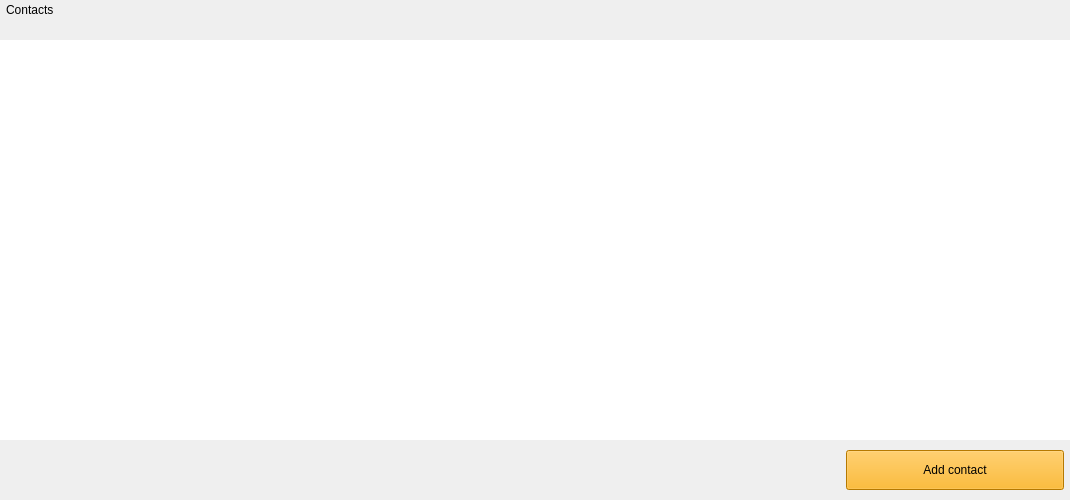
<?xml version="1.0" encoding="UTF-8"?>
<ui version="4.0">
 <class>AddressBookFrame</class>
 <widget class="QFrame" name="AddressBookFrame">
  <property name="geometry">
   <rect>
    <x>0</x>
    <y>0</y>
    <width>1070</width>
    <height>500</height>
   </rect>
  </property>
  <property name="windowTitle">
   <string>Frame</string>
  </property>
  <property name="frameShape">
   <enum>QFrame::NoFrame</enum>
  </property>
  <property name="frameShadow">
   <enum>QFrame::Plain</enum>
  </property>
  <layout class="QVBoxLayout" name="verticalLayout">
   <property name="spacing">
    <number>0</number>
   </property>
   <property name="leftMargin">
    <number>0</number>
   </property>
   <property name="topMargin">
    <number>0</number>
   </property>
   <property name="rightMargin">
    <number>0</number>
   </property>
   <property name="bottomMargin">
    <number>10</number>
   </property>
   <item>
    <layout class="QHBoxLayout" name="horizontalLayout_2">
     <property name="spacing">
      <number>0</number>
     </property>
     <property name="leftMargin">
      <number>6</number>
     </property>
     <property name="rightMargin">
      <number>6</number>
     </property>
     <item>
      <widget class="QLabel" name="m_addressBookTextLabel">
       <property name="text">
        <string>Contacts</string>
       </property>
      </widget>
     </item>
     <item>
      <spacer name="horizontalSpacer_2">
       <property name="orientation">
        <enum>Qt::Horizontal</enum>
       </property>
       <property name="sizeHint" stdset="0">
        <size>
         <width>40</width>
         <height>20</height>
        </size>
       </property>
      </spacer>
     </item>
    </layout>
   </item>
   <item>
    <spacer name="verticalSpacer">
     <property name="orientation">
      <enum>Qt::Vertical</enum>
     </property>
     <property name="sizeType">
      <enum>QSizePolicy::Fixed</enum>
     </property>
     <property name="sizeHint" stdset="0">
      <size>
       <width>20</width>
       <height>20</height>
      </size>
     </property>
    </spacer>
   </item>
   <item>
    <widget class="QTreeView" name="m_addressBookView">
     <property name="focusPolicy">
      <enum>Qt::NoFocus</enum>
     </property>
     <property name="contextMenuPolicy">
      <enum>Qt::CustomContextMenu</enum>
     </property>
     <property name="frameShape">
      <enum>QFrame::NoFrame</enum>
     </property>
     <property name="alternatingRowColors">
      <bool>true</bool>
     </property>
     <property name="selectionMode">
      <enum>QAbstractItemView::NoSelection</enum>
     </property>
     <property name="textElideMode">
      <enum>Qt::ElideMiddle</enum>
     </property>
     <property name="verticalScrollMode">
      <enum>QAbstractItemView::ScrollPerPixel</enum>
     </property>
     <property name="rootIsDecorated">
      <bool>false</bool>
     </property>
     <property name="itemsExpandable">
      <bool>false</bool>
     </property>
     <property name="expandsOnDoubleClick">
      <bool>false</bool>
     </property>
     <attribute name="headerStretchLastSection">
      <bool>false</bool>
     </attribute>
    </widget>
   </item>
   <item>
    <spacer name="verticalSpacer_2">
     <property name="orientation">
      <enum>Qt::Vertical</enum>
     </property>
     <property name="sizeType">
      <enum>QSizePolicy::Fixed</enum>
     </property>
     <property name="sizeHint" stdset="0">
      <size>
       <width>20</width>
       <height>10</height>
      </size>
     </property>
    </spacer>
   </item>
   <item>
    <layout class="QHBoxLayout" name="horizontalLayout">
     <property name="spacing">
      <number>0</number>
     </property>
     <property name="leftMargin">
      <number>6</number>
     </property>
     <property name="rightMargin">
      <number>6</number>
     </property>
     <item>
      <spacer name="horizontalSpacer">
       <property name="orientation">
        <enum>Qt::Horizontal</enum>
       </property>
       <property name="sizeType">
        <enum>QSizePolicy::MinimumExpanding</enum>
       </property>
       <property name="sizeHint" stdset="0">
        <size>
         <width>800</width>
         <height>20</height>
        </size>
       </property>
      </spacer>
     </item>
     <item>
      <widget class="QPushButton" name="m_addAddressButton">
       <property name="sizePolicy">
        <sizepolicy hsizetype="Fixed" vsizetype="Fixed">
         <horstretch>0</horstretch>
         <verstretch>0</verstretch>
        </sizepolicy>
       </property>
       <property name="minimumSize">
        <size>
         <width>218</width>
         <height>40</height>
        </size>
       </property>
       <property name="maximumSize">
        <size>
         <width>218</width>
         <height>40</height>
        </size>
       </property>
       <property name="styleSheet">
        <string notr="true">background-color: rgb(255, 170, 0);</string>
       </property>
       <property name="text">
        <string>Add contact</string>
       </property>
       <property name="icon">
        <iconset>
         <normaloff>:/icons/add</normaloff>:/icons/add</iconset>
       </property>
      </widget>
     </item>
    </layout>
   </item>
  </layout>
 </widget>
 <resources/>
 <connections>
  <connection>
   <sender>m_addAddressButton</sender>
   <signal>clicked()</signal>
   <receiver>AddressBookFrame</receiver>
   <slot>addClicked()</slot>
   <hints>
    <hint type="sourcelabel">
     <x>53</x>
     <y>556</y>
    </hint>
    <hint type="destinationlabel">
     <x>436</x>
     <y>292</y>
    </hint>
   </hints>
  </connection>
  <connection>
   <sender>m_addressBookView</sender>
   <signal>customContextMenuRequested(QPoint)</signal>
   <receiver>AddressBookFrame</receiver>
   <slot>contextMenu(QPoint)</slot>
   <hints>
    <hint type="sourcelabel">
     <x>436</x>
     <y>297</y>
    </hint>
    <hint type="destinationlabel">
     <x>436</x>
     <y>292</y>
    </hint>
   </hints>
  </connection>
 </connections>
 <slots>
  <slot>addClicked()</slot>
  <slot>contextMenu(QPoint)</slot>
 </slots>
</ui>
